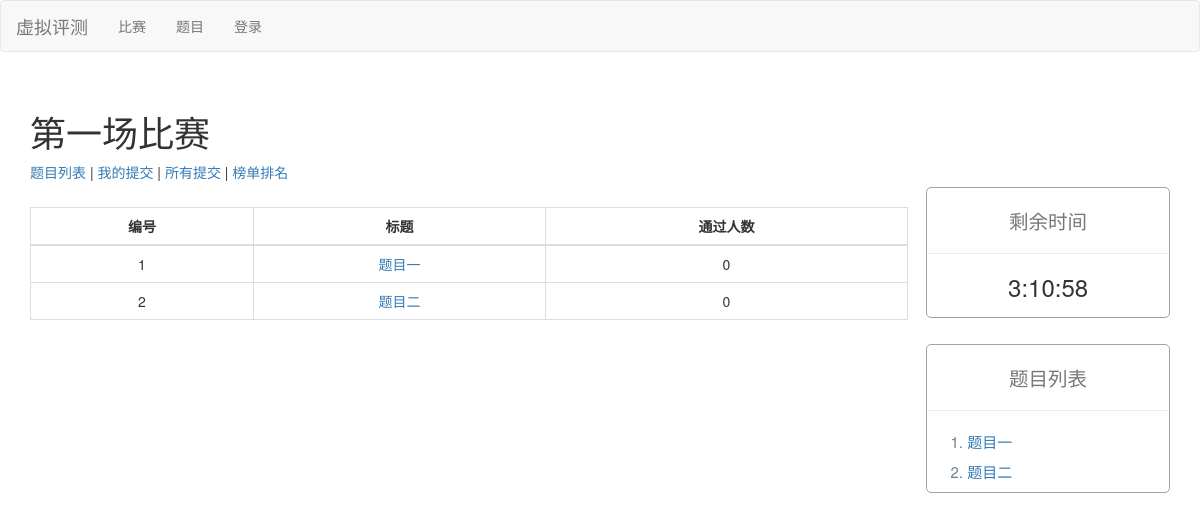
The page /contest/1/ on the database as committed earlier.
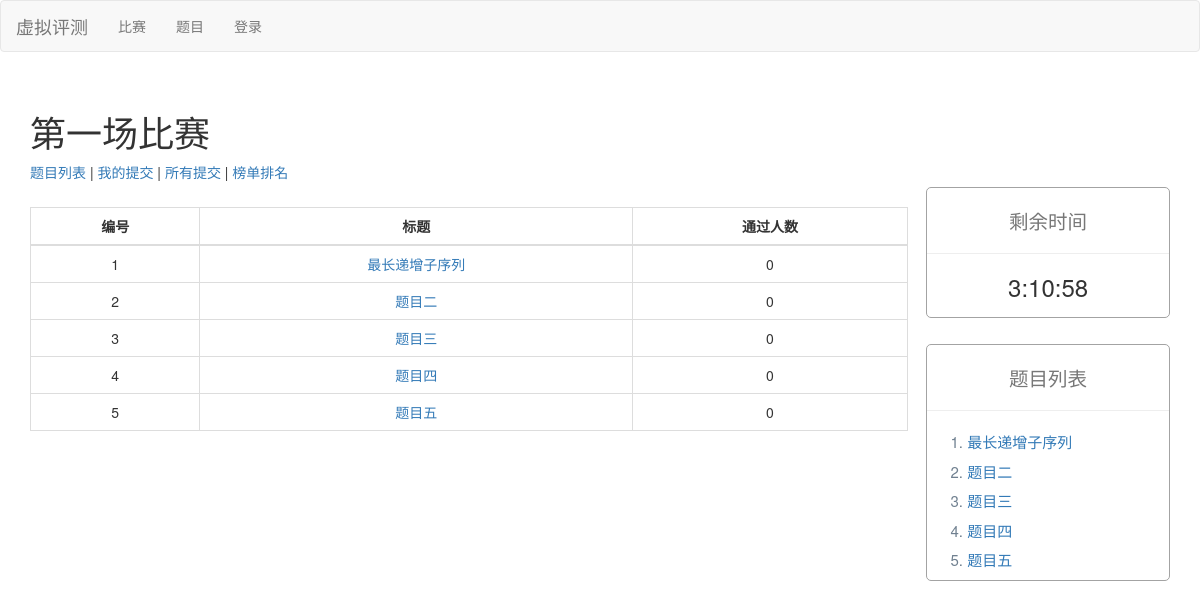
The same page on the database as committed later.
### problem/models.py (models this page shows, shortened)
class Problem(models.Model):
    title = models.TextField(default='无可奉告')
    description = models.TextField(default='无可奉告')
    time_limit = models.TextField(default='无可奉告')
    memory_limit = models.TextField(default='无可奉告')
    problem_id = models.IntegerField(default=-1)  # oj上的题目id
    input_description = models.TextField(default='无可奉告')
    output_description = models.TextField(default='无可奉告')
    sample_input = models.TextField(default='无可奉告')
    sample_output = models.TextField(default='无可奉告')
    accept_count = models.IntegerField(default=0)
    score = models.IntegerField(default=0)

### contest/views.py (the view)
# urls.py: path('<int:contest_id>/',views.contest_view),
def contest_view(request, contest_id):
    print(str(request.session))
    contest = get_object_or_404(Contest, pk=contest_id)
    problem_id_list = eval(contest.problem_id_list)
    problem_list = Problem.objects.filter(id__in=problem_id_list)
    template_args = {
        'contest': contest,
        'problem_list': problem_list
    }
    return render(request, 'contest_view.html', template_args)

### templates/contest_view.html
{% extends 'contest_base.html' %}
{% block contest_base %}
<div >
    <br>
    <table class="table table-bordered text-center">
        <thead align="center">
            <tr>
                <th>编号</th>
                <th>标题</th>
                <th>通过人数</th>
            </tr>
        </thead>
        <tbody>
            {% for problem in problem_list %}
            <tr>
                <td>{{ forloop.counter }}</td>
                <td><a href="{{ problem.id }}">{{ problem.title }}</a></td>
                <td>{{ problem.accept_count }}</td>
            </tr>
            {% endfor %}
        </tbody>
    </table>
</div>
{% endblock contest_base %}

### templates/contest_base.html
{% extends 'base.html' %}
{% block base %}
<body>
    <div>
        <h1>{{ contest.title }}</h1>
        <div style="width:75%;height:25px;">
            <a href=".">题目列表</a> |
            <a href="mysubmit">我的提交</a> |
            <a href="judge">所有提交</a> |
            <a href="rank">榜单排名</a>
        </div>
        <div style="width:77%;height:200px;display: inline-block;">
            {% block contest_base %}
            {% endblock contest_base %}
        </div>
        <div style=" width:23%;height:100px;float : right;">
            <div class="text-center">
                <div style="margin-left: 7%;" class="border">
                    <h2 style="margin-top:5%"><small> 剩余时间 </small></h2>
                    <hr>
                    <h3 style="margin-bottom: 7%;">3:10:58</h3>
                </div>
            </div>
            <div style="margin-left: 7%;margin-top:10%;" class="border">
                <div style="height:15%">
                    <h2 style="margin-top:5%" class="text-center"><small> 题目列表 </small></h2>
                </div>
                <hr>
                <div>
                    <ol style="margin-top: 0%;">
                        {% for problem in problem_list %}
                        <li class="list_text"><a href="{{ problem.id }}">
                            {{ problem.title }}
                        </a></li>
                        {% endfor %}
                    </ol>
                </div>
            </div>
        </div>
    </div>
</body>
</html>
{% endblock base %}

Rows that differ between the two databases and show on the page:
changed Problem: title "题目一" → "最长递增子序列"
added Problem: title "题目三", accept_count "0"
added Problem: title "题目四", accept_count "0"
added Problem: title "题目五", accept_count "0"
